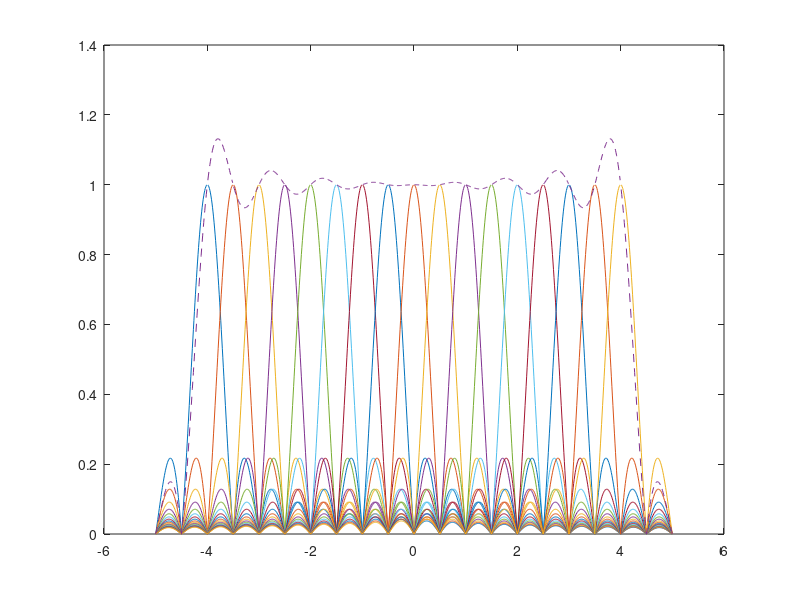

The MATLAB script that drew this image: (Note: this script raises an error after producing the figure.)
% just a little sandbox to get started with my ideas

x = (-5:0.01:5)';
p = -4:0.5:4;
y = sin(2*pi*(x-p))./(2*pi*(x-p));

plot(x,abs(y))
hold on
plot(x,abs(sum(y,2)),'--')

%%
n = 1e1;
x = randi(2,n,1)-1;
v = -2*x+1;

y = -(v-1)/2;
%%
%str = 'Hello Timmy H!';
str = 'Joy, bright spark of divinity, Daughter of Elysium, Fire-inspired we tread';
q = (double(str))';
a = dec2hex(q);
Q = de2bi(q,8);
W = bi2de(Q);
w = char(W);
ww = '';
for ii = 1:length(w)
    ww = [ww w(ii)];
end

%%

x = (0:63)';
v = ifft(x,64);
y = fft(v,64);
%%

i = 7:-2:-7;
q = (7:-2:-7)';
c = i+1j*q;
c = c(:);
mean(abs(c).^2)
%%
fileID = fopen('tmp.txt','r');
[A, count] = fscanf(fileID,'%c');
cBin = de2bi(count,12);
q = (double(A)).';
Q = de2bi(q,8);
%[q Q]
W = bi2de(Q);
w = convertCharsToStrings(char(W))
